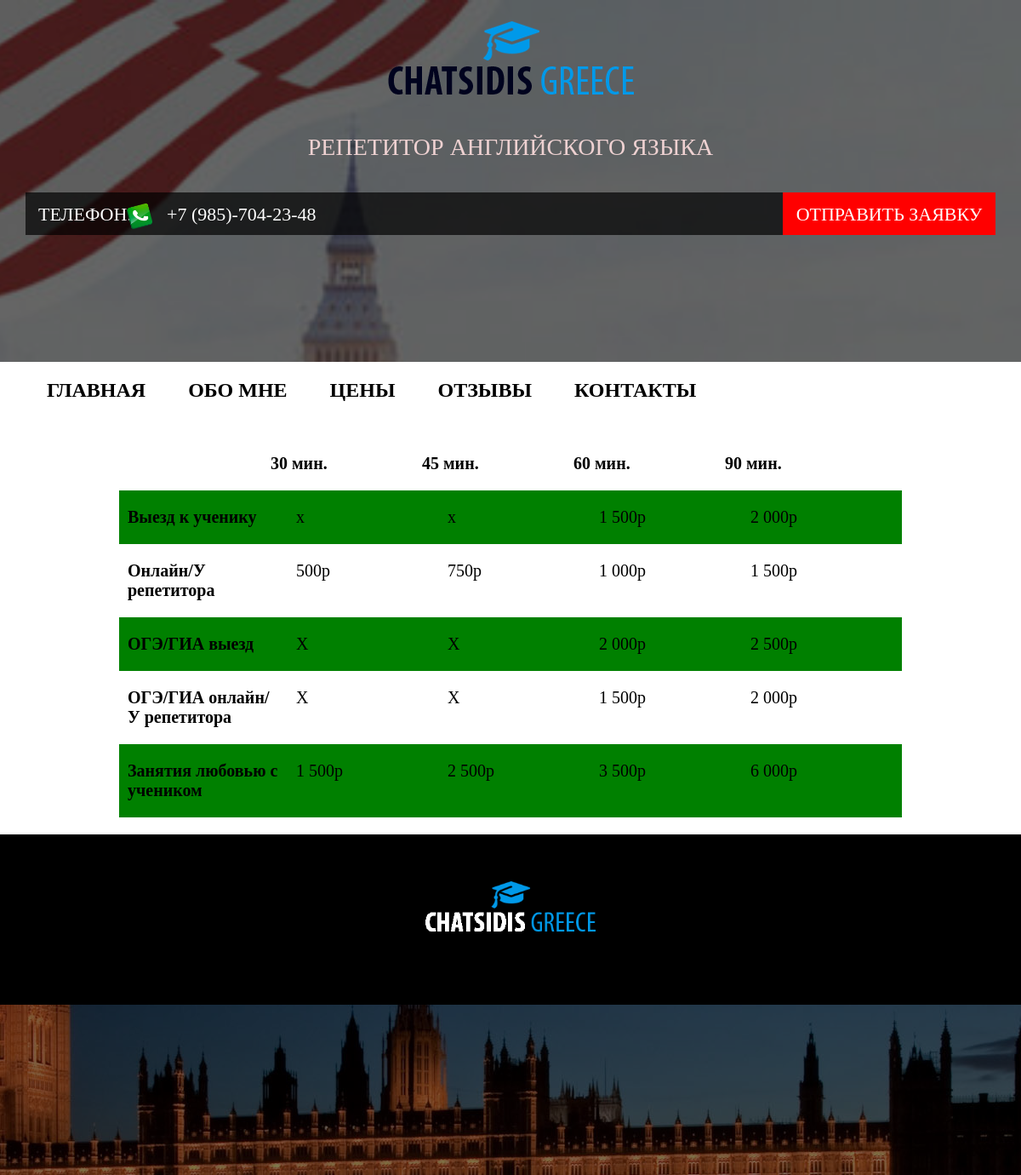
The app's page /english/price with its own data.
### english/models.py (models this page shows)
class Prices(models.Model):
	title = models.CharField(max_length = 35, verbose_name = "Название услуги")
	first_price = models.TextField(max_length = 10, verbose_name = "Цена 30 мин")
	two_price = models.TextField(max_length = 10, verbose_name = "Цена 45 мин")
	free_price = models.TextField(max_length = 10, verbose_name = "Цена 60 мин")
	four_price = models.TextField(max_length = 10, verbose_name = "Цена 90 мин")
	class Meta():
		verbose_name_plural = "Цены и услуги"
		verbose_name = "Цены и услуга"

### english/views.py (the view)
# urls.py: path('price', by_price, name = 'by_price'),
def by_price(request):
	prices = Prices.objects.all()
	return render(request, "english/foto.html", { "prices":prices })

### english/templates/english/foto.html (shortened to what this page needs)
{% extends 'layot/basic.html' %}
{% load static %}
{% block content %}
      <section class = "section_1 section_foto">
        <div class = "price_table">
          <div class = "price_time">
            <div class = "time">
            </div>
            <div class = "time">
              <p> 30 мин.</p>
            </div>
            <div class = "time">
              <p> 45 мин.</p>
            </div>
            <div class = "time">
              <p> 60 мин.</p>
            </div>
            <div class = "time">
              <p> 90 мин.</p>
            </div>
          </div>
          {% for price in prices %}
          <div class = "price_works">
            <div class = "works">
              <p class = "bold">{{ price.title }}</p>
            </div>
            <div class = "works">
              <p>{{ price.first_price }}</p>
            </div>
            <div class = "works">
              <p>{{ price.two_price }}</p>
            </div>
            <div class = "works">
              <p>{{ price.free_price }}</p>
            </div>
            <div class = "works">
              <p>{{ price.four_price }}</p>
            </div>
          </div>
          {% endfor %}
      </section>
    </main>
       {% endblock %}

### english/templates/layot/basic.html (shortened to what this page needs)
{% load static %}
<!doctype html>
<html class="no-js" lang="">
<head>
  <link rel="stylesheet" href="{% static 'english/css/normalize.css' %}">
  <link rel="stylesheet" href="{% static 'english/css/main.css' %}">
  <link rel="stylesheet" type="text/css" href="{% static 'english/slick/slick.css' %}"/>
  <link rel="stylesheet" type="text/css" href="{% static 'english/slick/slick-theme.css' %}"/>
</head>
<body>
  <div class = "container">
    <Header>
      <div class = "header_content">
        <div class = "header_bg">
          <div class = "container_width">
          <div class = "logo">
            <div class = "logo_content">
              <a href = "*"><img src = "{% static 'english/img/logo.png' %}"></a><br />
            </div>
            <div class = "header_title">
              <h1>Репетитор английского языка</h1><br />
            </div>
          </div>
          <div class = "contacts_bg">
            <div class = "contacts">
              <div class = "phone"><p><span  class = "no_visible">Телефон: </span><a href = "tel:89857042348"><img src = "{% static 'english/img/phone.png' %}">+7 (985)-704-23-48</a></p></div>
            </div>
            <div class = "header_button"><button>Отправить заявку</button></div>
          </div>
          </div>
        </div>
      </div>
      <nav>
         <div class = "container_width">
          <div class = "navigation">
            <div class = "navigation_row">
              <div class = "navigation_button">
                <a href = "{% url 'index' %}">Главная</a>
              </div>
              <div class = "navigation_button">
                <a href = "{% url 'by_about_us' %}">Обо мне</a>
              </div>
              <div class = "navigation_button">
                <a href = "{% url 'by_price' %}">Цены</a>
              </div>
              <div class = "navigation_button">
                <a href = "{% url 'by_reviews' %}">Отзывы</a>
              </div>
              <div class = "navigation_button">
                <a href = "{% url 'by_contacts' %}">Контакты</a>
              </div>
            </div>
          </div>
        </div>
      </nav>
    </Header>
    <main>
{% block content %}
{% endblock %}
</body>
<footer>
      <div class = "footer">
        <div class = "footer_bg">
          <div class = "container_width">
            <div class = "footer_logo">
              <img src = "{% static 'english/img/logo2.png' %}">
            </div>
          </div>
        </div>
        <div class = "footer_custle">
        </div>
      </div>
    </footer>
</body>
</html>

### english/static/english/css/main.css (style rules this page uses)
.container { display: flex; flex-direction: column; background: white; }
.container_width, main { max-width: 1140px; margin: 0 auto; padding-left: 15px; padding-right: 15px; }
.header_bg { padding-top: 25px; position: relative; background-image: url("../img/background.jpeg"); background-repeat: no-repeat; background-attachment: fixed; background-position: center; background-size: cover; width: 100%; height: 400px; z-index: 1; }
.header_bg:after { content: ''; position: absolute; top: 0; left: 0; right: 0; bottom: 0; background: rgba(0,0,0,.6); z-index: 2; }
.logo { display: flex; flex-direction: column; align-items: center; position: relative; z-index: 3; }
.header_title { text-align: center; color: #eed1d1; }
.header_title h1 { text-transform: uppercase; font-size: 28px; font-family: Calibri; font-weight: normal; }
.contacts_bg { display: flex; flex-direction: row; align-items: center; font-size: 22px; font-family: "Calibri Light"; color: white; position: relative; justify-content: space-between; background: rgba(0, 0, 0, 0.7); height: 50px; padding-left: 15px; z-index: 4; }
.contacts { position: relative; }
.contacts p { text-transform: uppercase; }
.contacts a { color: white; text-decoration: none; padding-left: 35px; }
.phone img { position: absolute; width: 30px; height: 30px; left: 32%; z-index: 6; }
.header_button, .header_button button { background: red; color: white; text-transform: uppercase; height: 100%; width: 250px; border: 0; cursor: pointer; }
.footer { width: 100%; height: 300px; }
.footer_logo { display: flex; justify-content: center; align-items: center; padding-top: 55px; }
.footer_bg { height: 200px; background: black; }
.footer_custle { background: url("../img/custle.jpg"); height: 200px; width: 100%; background-position: center; position: relative; }
.footer_custle:before { content: ''; background: black; position: absolute; z-index: 1300; height: 200px; width: 100%; top: 0; left: 0; opacity: 0.5; }
nav { margin-top: 20px; margin-bottom: 20px; }
.navigation_row { display: flex; flex-direction: row; }
.navigation { display: flex; }
.navigation_button a { color: black; font-weight: bold; text-transform: uppercase; font-family: "Calibri Light"; font-size: 24px; text-decoration: none; padding: 25px 25px 25px 25px; }
.section_1 { padding: 45px; font-size: 20px; }
.footer_logo img { width: 200px; }
.price_time, .price_works { display: flex; flex-direction: row; }
.price_time p { font-weight: bold; width: 178px; }
.price_works:nth-child(even) { background: green; }
.works p { width: 178px; }
.bold { font-weight: bold; padding-right: 20px; padding-left: 10px; }
.section_foto { padding: 20px 0; }

### records on screen
Prices: title "Выезд к ученику", first_price "х", two_price "х", free_price "1 500р", four_price "2 000р"
Prices: title "Онлайн/У репетитора", first_price "500р", two_price "750р", free_price "1 000р", four_price "1 500р"
Prices: title "ОГЭ/ГИА выезд", first_price "Х", two_price "Х", free_price "2 000р", four_price "2 500р"
Prices: title "ОГЭ/ГИА онлайн/У репетитора", first_price "Х", two_price "Х", free_price "1 500р", four_price "2 000р"
Prices: title "Занятия любовью с учеником", first_price "1 500р", two_price "2 500р", free_price "3 500р", four_price "6 000р"
